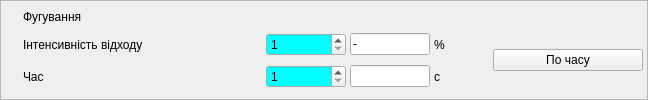
       <widget class="QFrame" name="f_4">
        <property name="frameShape">
         <enum>QFrame::StyledPanel</enum>
        </property>
        <property name="frameShadow">
         <enum>QFrame::Raised</enum>
        </property>
        <layout class="QGridLayout" name="gridLayout_3">
         <property name="leftMargin">
          <number>4</number>
         </property>
         <property name="topMargin">
          <number>4</number>
         </property>
         <property name="rightMargin">
          <number>4</number>
         </property>
         <property name="bottomMargin">
          <number>4</number>
         </property>
         <property name="spacing">
          <number>4</number>
         </property>
         <item row="1" column="4">
          <widget class="QLabel" name="label_11">
           <property name="text">
            <string>%</string>
           </property>
          </widget>
         </item>
         <item row="2" column="1">
          <widget class="QLabel" name="label_14">
           <property name="minimumSize">
            <size>
             <width>215</width>
             <height>0</height>
            </size>
           </property>
           <property name="text">
            <string>Час</string>
           </property>
          </widget>
         </item>
         <item row="1" column="3">
          <widget class="QLineEdit" name="Fott">
           <property name="minimumSize">
            <size>
             <width>0</width>
             <height>0</height>
            </size>
           </property>
           <property name="maximumSize">
            <size>
             <width>80</width>
             <height>16777215</height>
            </size>
           </property>
           <property name="toolTip">
            <string>Фактичне значення інтенсивності відходу патоки</string>
           </property>
           <property name="text">
            <string>-</string>
           </property>
           <property name="readOnly">
            <bool>true</bool>
           </property>
          </widget>
         </item>
         <item row="1" column="1">
          <widget class="QLabel" name="label_12">
           <property name="minimumSize">
            <size>
             <width>239</width>
             <height>0</height>
            </size>
           </property>
           <property name="text">
            <string>Інтенсивність відходу</string>
           </property>
          </widget>
         </item>
         <item row="0" column="0">
          <widget class="QCheckBox" name="cb_fug">
           <property name="styleSheet">
            <string notr="true">QCheckBox{
min-width: 14px;
min-height: 14px;
max-width: 14px;
max-height: 14px;
}
QCheckBox:checked
{
	
	image: url(:/butons/pict/bool_green_true_48x48.png);
}

QCheckBox:unchecked
{
	
	image: url(:/butons/pict/bool_green_false_48x48.png);
	
}

QCheckBox:indicator
{
	background: rgba(0, 0, 0, 0);
	height: 14px;
	width: 14px;
}
</string>
           </property>
           <property name="text">
            <string>CheckBox</string>
           </property>
          </widget>
         </item>
         <item row="0" column="1" colspan="5">
          <widget class="QLabel" name="label_10">
           <property name="text">
            <string>Фугування</string>
           </property>
          </widget>
         </item>
         <item row="1" column="5" rowspan="2">
          <spacer name="horizontalSpacer_3">
           <property name="orientation">
            <enum>Qt::Horizontal</enum>
           </property>
           <property name="sizeHint" stdset="0">
            <size>
             <width>40</width>
             <height>20</height>
            </size>
           </property>
          </spacer>
         </item>
         <item row="2" column="3">
          <widget class="QLineEdit" name="T_fug">
           <property name="minimumSize">
            <size>
             <width>0</width>
             <height>0</height>
            </size>
           </property>
           <property name="maximumSize">
            <size>
             <width>80</width>
             <height>16777215</height>
            </size>
           </property>
           <property name="toolTip">
            <string>Фактичний час фугування</string>
           </property>
           <property name="readOnly">
            <bool>true</bool>
           </property>
          </widget>
         </item>
         <item row="2" column="4">
          <widget class="QLabel" name="label_13">
           <property name="text">
            <string>с</string>
           </property>
          </widget>
         </item>
         <item row="1" column="2">
          <widget class="QSpinBox" name="Fott_zd">
           <property name="minimumSize">
            <size>
             <width>80</width>
             <height>0</height>
            </size>
           </property>
           <property name="palette">
            <palette>
             <active>
              <colorrole role="Base">
               <brush brushstyle="SolidPattern">
                <color alpha="255">
                 <red>0</red>
                 <green>255</green>
                 <blue>255</blue>
                </color>
               </brush>
              </colorrole>
             </active>
             <inactive>
              <colorrole role="Base">
               <brush brushstyle="SolidPattern">
                <color alpha="255">
                 <red>0</red>
                 <green>255</green>
                 <blue>255</blue>
                </color>
               </brush>
              </colorrole>
             </inactive>
             <disabled>
              <colorrole role="Base">
               <brush brushstyle="SolidPattern">
                <color alpha="255">
                 <red>244</red>
                 <green>244</green>
                 <blue>244</blue>
                </color>
               </brush>
              </colorrole>
             </disabled>
            </palette>
           </property>
           <property name="toolTip">
            <string>Задане значення інтенсивності відходу патоки для переходу до промивки цукру</string>
           </property>
           <property name="minimum">
            <number>1</number>
           </property>
           <property name="maximum">
            <number>50</number>
           </property>
          </widget>
         </item>
         <item row="2" column="2">
          <widget class="QSpinBox" name="T_fug_zd">
           <property name="minimumSize">
            <size>
             <width>80</width>
             <height>0</height>
            </size>
           </property>
           <property name="palette">
            <palette>
             <active>
              <colorrole role="Base">
               <brush brushstyle="SolidPattern">
                <color alpha="255">
                 <red>0</red>
                 <green>255</green>
                 <blue>255</blue>
                </color>
               </brush>
              </colorrole>
             </active>
             <inactive>
              <colorrole role="Base">
               <brush brushstyle="SolidPattern">
                <color alpha="255">
                 <red>0</red>
                 <green>255</green>
                 <blue>255</blue>
                </color>
               </brush>
              </colorrole>
             </inactive>
             <disabled>
              <colorrole role="Base">
               <brush brushstyle="SolidPattern">
                <color alpha="255">
                 <red>244</red>
                 <green>244</green>
                 <blue>244</blue>
                </color>
               </brush>
              </colorrole>
             </disabled>
            </palette>
           </property>
           <property name="toolTip">
            <string>Заданий час фугування</string>
           </property>
           <property name="minimum">
            <number>1</number>
           </property>
           <property name="maximum">
            <number>200</number>
           </property>
          </widget>
         </item>
         <item row="1" column="6" rowspan="2">
          <widget class="QPushButton" name="rej_fug">
           <property name="sizePolicy">
            <sizepolicy hsizetype="Preferred" vsizetype="Fixed">
             <horstretch>0</horstretch>
             <verstretch>0</verstretch>
            </sizepolicy>
           </property>
           <property name="minimumSize">
            <size>
             <width>150</width>
             <height>0</height>
            </size>
           </property>
           <property name="text">
            <string>По часу</string>
           </property>
           <property name="checkable">
            <bool>true</bool>
           </property>
          </widget>
         </item>
        </layout>
       </widget>
